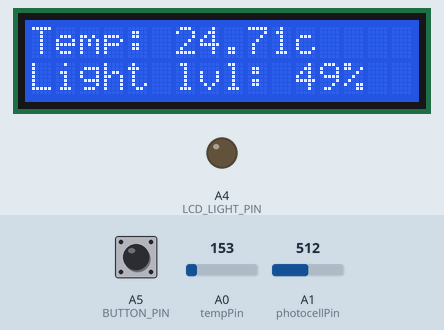
This sketch was run on a simulated Arduino Uno, built with avr-gcc and run on an emulated ATmega328P. Parts: 16×2 character LCD, output pins drawn as LEDs (lit = HIGH). The inputs (shaded band) are chosen by the test bench; at power-on: A0 (tempPin) = 153, A5 (BUTTON_PIN) LOW, A1 (photocellPin) = 512. What the sketch prints to the serial monitor is not drawn.

Above: at 1.2 s.
1.3 s: A0 (tempPin) set to 129
At 2.9 s:
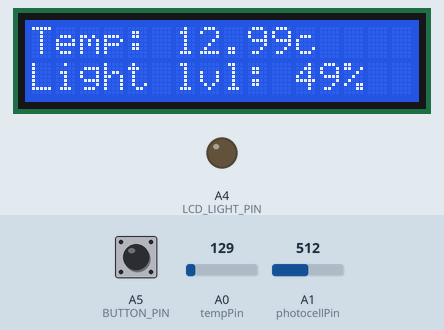
3.2 s: A0 (tempPin) set to 115
At 3.8 s:
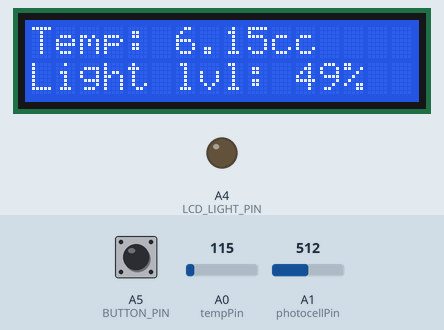
4.9 s: A5 (BUTTON_PIN) pulled HIGH for 0.7 s
At 5.6 s:
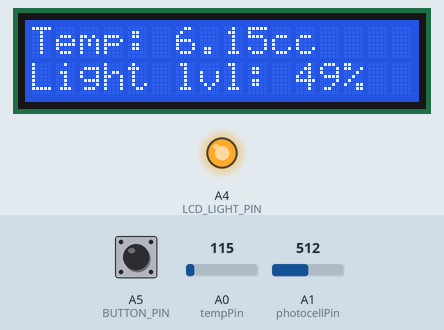
7.1 s: A1 (photocellPin) set to 716
At 7.7 s:
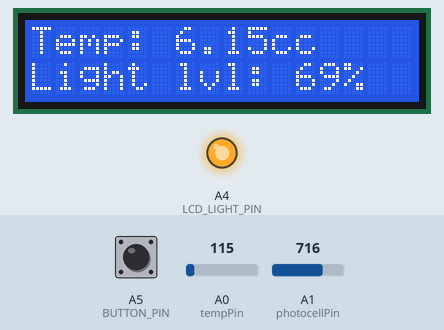
8.9 s: A0 (tempPin) set to 133
At 10.1 s:
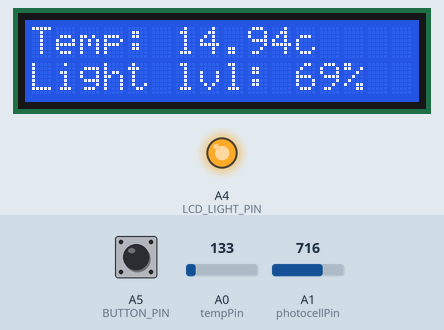
12.1 s: A1 (photocellPin) set to 900
At 13.8 s:
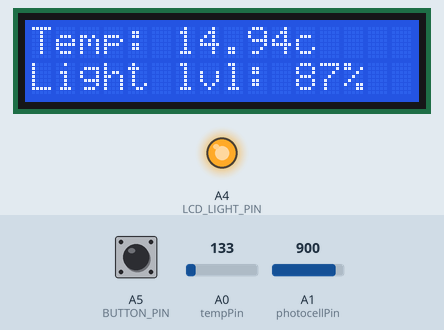
Timing chart, 0 to 16.3 s (numbered marks = the images above; inputs shaded):
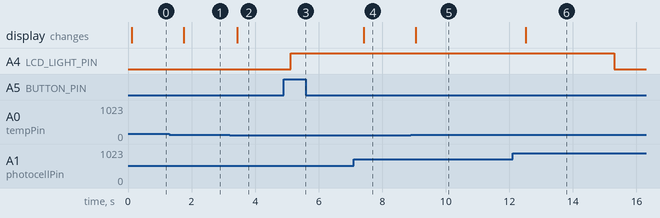

The sketch:

Temperature_and_light_level.ino
```cpp
// include the library code:
#include <LiquidCrystal.h>

// initialize the library by associating any needed LCD interface pin
// with the arduino pin number it is connected to
const int rs = 12, en = 11, d4 = 5, d5 = 4, d6 = 3, d7 = 2;
LiquidCrystal lcd(rs, en, d4, d5, d6, d7);

const int tempPin = A0;   // named constant for the pin the sensor is connected to
int photocellPin = A1;    // the cell and 10K pulldown are connected to a0
int photocellReading;     // the analog reading from the analog resistor divider

#define BUTTON_PIN A5    // The number of the push-button pin.
#define LCD_LIGHT_PIN A4 // The number of the pin where anode of the display backlight is.
#define LCD_LIGHT_ON_TIME 10000 // How long (in milliseconds) should lcd light stay on?

unsigned int currentLcdLightOnTime = 0;
unsigned long lcdLightOn_StartMillis; // For calculating the lcd light on time.
boolean isLcdLightOn;
int buttonState = 0; // For checking push-button state

void setup() {
  Serial.begin(9600);     // Other baud rates can be used...
  lcd.begin(16, 2);       // Print a message to the LCD.

  pinMode(BUTTON_PIN, INPUT);  // Set the push-button pin as an input.
  pinMode(LCD_LIGHT_PIN, OUTPUT); // Set the lcd display backlight anode pin to low - lcd light off.
  digitalWrite(LCD_LIGHT_PIN, LOW);
  isLcdLightOn = false;
}

void loop() {
  checkIfBtnPressed();
  checkTemp();
  checkLight();
  delay(500);
}

void checkIfBtnPressed(){
  buttonState = digitalRead(BUTTON_PIN);       // Check the state of the push-button.

  if (buttonState == HIGH){       // Button pressed.
    Serial.println("Button pressed - HIGH");
    lcdLightOn_StartMillis = millis();
    currentLcdLightOnTime = 0;
    isLcdLightOn = true;
    digitalWrite(LCD_LIGHT_PIN, HIGH);
  } else {
    // Button not pressed.
    Serial.println("Button not pressed - LOW");
    if(isLcdLightOn){
      currentLcdLightOnTime = millis() - lcdLightOn_StartMillis;
      if(currentLcdLightOnTime > LCD_LIGHT_ON_TIME){
        isLcdLightOn = false;
        digitalWrite(LCD_LIGHT_PIN, LOW);
      }
    }
  }
  Serial.print("Lcd light on time: ");
  Serial.println(currentLcdLightOnTime);
}

void checkTemp() {
    int tempVal = analogRead(tempPin);    // read the value on AnalogIn pin 0 and store it in a variable

  float voltage = (tempVal / 1024.0) * 5.0; // convert the ADC reading to voltage

  // convert the voltage to temperature in degrees C
  // the sensor changes 10 mV per degree
  // the datasheet says there's a 500 mV offset
  // ((voltage - 500 mV) times 100)

  float temperature = (voltage - .5) * 100;
  String tempString = String("Temp: " + String(temperature) + "c");

  lcd.setCursor(0, 0);        // Show temp on first LCD line
  lcd.print(tempString);
  Serial.print("Temperature ");
  Serial.println(tempString);
}

void checkLight() {
  photocellReading = analogRead(photocellPin);  // read the value on AnalogIn pin A1 and store it in a variable

  Serial.print("Raw reading = ");
  Serial.println(photocellReading);
  photocellReading = map(photocellReading, 0, 1023, 0, 99);
  Serial.print("Mapped reading = ");
  Serial.print(photocellReading);

  // We'll have a few threshholds, qualitatively determined
  if (photocellReading < 20) {
    Serial.println(" - Dark");
  } else if (photocellReading < 40) {
    Serial.println(" - Dim");
  } else if (photocellReading < 60) {
    Serial.println(" - Light");
  } else if (photocellReading < 80) {
    Serial.println(" - Bright");
  } else {
    Serial.println(" - Very bright");
  }

  String lightString = String("Light lvl: " + String(photocellReading)+ "% ");
  lcd.setCursor(0, 1);    // Show temp on 2nd LCD line
  lcd.print(lightString);
}
```

Measured:
- the behaviour switches between 123 and 122 on A0 (tempPin) (found by bisection; images 1 and 2)
- after the input at 1.3 s, the display: changes after 0.45 s (image 1)
- after the input at 3.2 s, the display: changes after 0.23 s (image 2)
- after the input at 4.9 s, A4 (LCD_LIGHT_PIN): LOW → HIGH after 0.21 s
- after the input at 7.1 s, the display: changes after 0.33 s (image 4)
- after the input at 8.9 s, the display: changes after 0.16 s (image 5)
- after the input at 12.1 s, the display: changes after 0.42 s (image 6)
